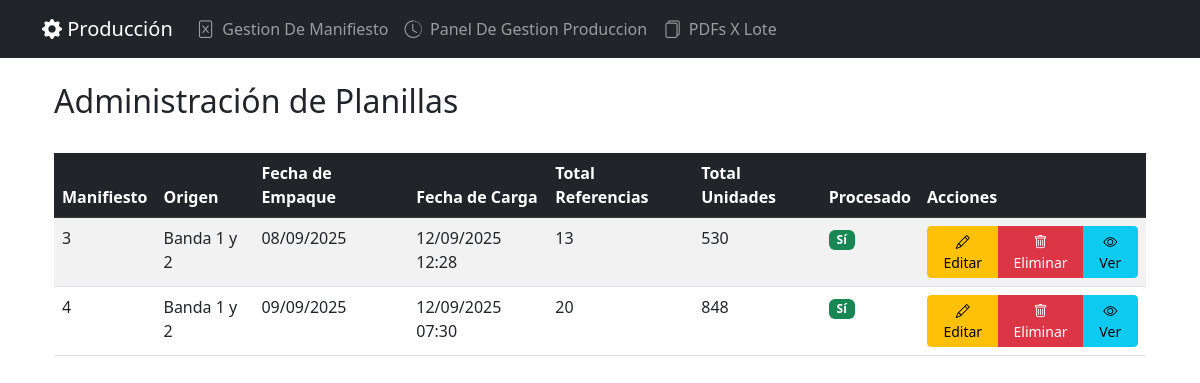
Screenshot of /production/admin/list/ with the database file from the repository.
### production_sheets/models.py (models this page shows, shortened)
class ProductionSheet(models.Model):
    ORIGIN_CHOICES = [
        ('BANDA_1_2', 'Banda 1 y 2'),
        ('BANDA_4', 'Banda 4'),
    ]
    excel_file = models.FileField(
        upload_to='production_sheets/',
        validators=[FileExtensionValidator(allowed_extensions=['xlsx'])]
    )
    origin = models.CharField(max_length=10, choices=ORIGIN_CHOICES)
    manifest_number = models.CharField(max_length=100)
    packing_date = models.DateField()
    upload_date = models.DateTimeField(auto_now_add=True)
    processed = models.BooleanField(default=False)
    class Meta:
        constraints = []

### production_sheets/admin_views.py (the view)
# urls.py: path('admin/list/', admin_views.AdminListView.as_view(), name='admin_list'),
class AdminListView(AdminViewMixin, ListView):
    template_name = 'production_sheets/admin/list.html'
    context_object_name = 'sheets'
    def get_queryset(self):
        queryset = ProductionSheet.objects.annotate(
            total_refs=Count('productiondetail__ref', distinct=True),
            total_units=Sum('productiondetail__quantity')
        ).order_by('-upload_date')
        return queryset

### production_sheets/admin_views.py (called while the page is built)
    def test_func(self):
        return True

### production_sheets/templates/production_sheets/admin/list.html (shortened to what this page needs)
{% extends 'excel_processor/base.html' %}
{% load static %}
{% block content %}
<div class="container mt-4">
    <div class="d-flex justify-content-between align-items-center mb-4">
        <h2>Administración de Planillas</h2>
    </div>
    <div class="table-responsive">
        <table class="table table-striped table-hover">
            <thead class="table-dark">
                <tr>
                    <th>Manifiesto</th>
                    <th>Origen</th>
                    <th>Fecha de Empaque</th>
                    <th>Fecha de Carga</th>
                    <th>Total Referencias</th>
                    <th>Total Unidades</th>
                    <th>Procesado</th>
                    <th>Acciones</th>
                </tr>
            </thead>
            <tbody>
                {% for sheet in sheets %}
                <tr>
                    <td>{{ sheet.manifest_number }}</td>
                    <td>{{ sheet.get_origin_display }}</td>
                    <td>{{ sheet.packing_date|date:"d/m/Y" }}</td>
                    <td>{{ sheet.upload_date|date:"d/m/Y H:i" }}</td>
                    <td>{{ sheet.total_refs }}</td>
                    <td>{{ sheet.total_units }}</td>
                    <td>
                        {% if sheet.processed %}
                        <span class="badge bg-success">Sí</span>
                        {% else %}
                        <span class="badge bg-warning">No</span>
                        {% endif %}
                    </td>
                    <td>
                        <div class="btn-group" role="group">
                            <a href="{% url 'production_sheets:admin_edit' pk=sheet.pk %}" class="btn btn-warning btn-sm">
                                <i class="bi bi-pencil"></i> Editar
                            </a>
                            <a href="{% url 'production_sheets:admin_delete' pk=sheet.pk %}" class="btn btn-danger btn-sm">
                                <i class="bi bi-trash"></i> Eliminar
                            </a>
                            <a href="{% url 'production_sheets:production_sheet_detail' pk=sheet.pk %}" class="btn btn-info btn-sm">
                                <i class="bi bi-eye"></i> Ver
                            </a>
                        </div>
                    </td>
                </tr>
                {% empty %}
                <tr>
                    <td colspan="8" class="text-center">No se encontraron planillas de producción</td>
                </tr>
                {% endfor %}
            </tbody>
        </table>
    </div>
</div>
{% endblock %}

### rows the page displays
ProductionSheet: manifest_number "3", origin "Banda 1 y 2", packing_date "08/09/2025", upload_date "12/09/2025 12:28", total_refs "13", total_units "530", processed "Sí"
ProductionSheet: manifest_number "4", origin "Banda 1 y 2", packing_date "09/09/2025", upload_date "12/09/2025 07:30", total_refs "20", total_units "848", processed "Sí"
